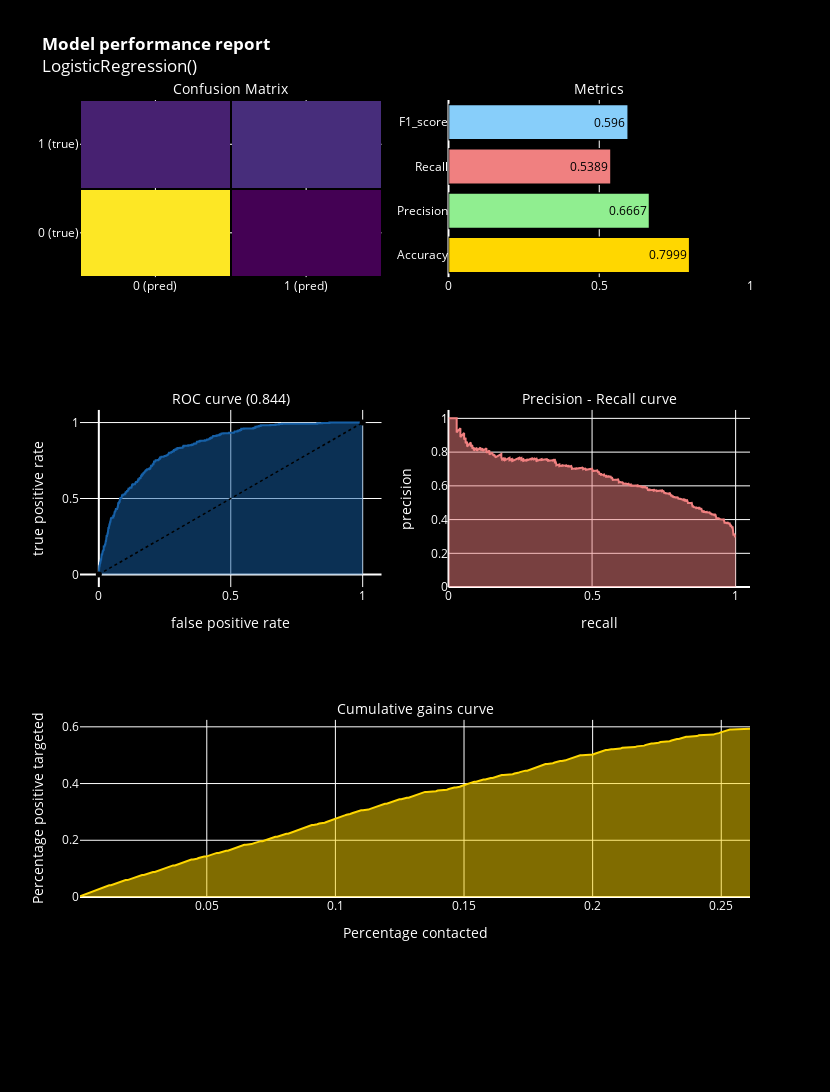

Here is the notebook cell this chart was saved with:
### Code cell
model_performance(model)

### Figure 1 — Plotly figure (JSON) as saved in the notebook; plotly's stock layout.template omitted (floating-point values rounded to 4 significant figures; data arrays with more than 128 entries replaced by an {"elided": "..."} marker saying what was removed)
{"data": [{"colorscale": [[0, "#440154"], [0.1111, "#482878"], [0.2222, "#3e4989"], [0.3333, "#31688e"], [0.4444, "#26828e"], [0.5556, "#1f9e89"], [0.6667, "#35b779"], [0.7778, "#6ece58"], [0.8889, "#b5de2b"], [1, "#fde725"]], "showscale": false, "type": "heatmap", "x": ["0 (pred)", "1 (pred)"], "xaxis": "x", "xgap": 2, "y": ["0 (true)", "1 (true)"], "yaxis": "y", "ygap": 2, "z": [[919, 104], [178, 208]]}, {"marker": {"color": ["gold", "lightgreen", "lightcoral", "lightskyblue"], "line": {"color": "#000000", "width": 1.5}}, "opacity": 1, "orientation": "h", "text": [0.7999, 0.6667, 0.5389, 0.596], "textfont": {"color": "black"}, "textposition": "auto", "type": "bar", "x": [0.7999, 0.6667, 0.5389, 0.596], "xaxis": "x2", "y": ["Accuracy", "Precision", "Recall", "F1_score"], "yaxis": "y2"}, {"fill": "tozeroy", "line": {"color": "rgb(22, 96, 167)", "width": 2}, "name": "Roc : 0.844", "type": "scatter", "x": {"elided": "401 float values"}, "xaxis": "x3", "y": {"elided": "401 float values"}, "yaxis": "y3"}, {"line": {"color": "black", "dash": "dot", "width": 1.5}, "type": "scatter", "x": [0, 1], "xaxis": "x3", "y": [0, 1], "yaxis": "y3"}, {"fill": "tozeroy", "line": {"color": "lightcoral", "width": 2}, "name": "Precision[0.3015625  0.30101642 0.30125196 ... 1.         1.         1.        ]", "type": "scatter", "x": {"elided": "1278 float values"}, "xaxis": "x4", "y": {"elided": "1278 float values"}, "yaxis": "y4"}, {"fill": "tozeroy", "line": {"color": "gold", "width": 2}, "type": "scatter", "x": {"elided": "368 float values"}, "xaxis": "x5", "y": {"elided": "1409 float values"}, "yaxis": "y5"}], "layout": {"annotations": [{"font": {"color": "white", "size": 14}, "showarrow": false, "text": "Confusion Matrix", "x": 0.225, "xanchor": "center", "xref": "paper", "y": 1, "yanchor": "bottom", "yref": "paper"}, {"font": {"color": "white", "size": 14}, "showarrow": false, "text": "Metrics", "x": 0.775, "xanchor": "center", "xref": "paper", "y": 1, "yanchor": "bottom", "yref": "paper"}, {"font": {"color": "white", "size": 14}, "showarrow": false, "text": "ROC curve (0.844)", "x": 0.225, "xanchor": "center", "xref": "paper", "y": 0.6111, "yanchor": "bottom", "yref": "paper"}, {"font": {"color": "white", "size": 14}, "showarrow": false, "text": "Precision - Recall curve", "x": 0.775, "xanchor": "center", "xref": "paper", "y": 0.6111, "yanchor": "bottom", "yref": "paper"}, {"font": {"color": "white", "size": 14}, "showarrow": false, "text": "Cumulative gains curve", "x": 0.5, "xanchor": "center", "xref": "paper", "y": 0.2222, "yanchor": "bottom", "yref": "paper"}], "autosize": false, "font": {"color": "white"}, "height": 1500, "margin": {"b": 195}, "paper_bgcolor": "black", "plot_bgcolor": "black", "showlegend": false, "title": {"text": "<b>Model performance report</b><br>LogisticRegression()"}, "width": 830, "xaxis": {"anchor": "y", "color": "white", "domain": [0, 0.45]}, "xaxis2": {"anchor": "y2", "color": "white", "domain": [0.55, 1], "range": [0, 1]}, "xaxis3": {"anchor": "y3", "color": "white", "domain": [0, 0.45], "title": {"text": "false positive rate"}}, "xaxis4": {"anchor": "y4", "color": "white", "domain": [0.55, 1], "range": [0, 1.05], "title": {"text": "recall"}}, "xaxis5": {"anchor": "y5", "color": "white", "domain": [0, 1], "title": {"text": "Percentage contacted"}}, "yaxis": {"anchor": "x", "color": "white", "domain": [0.7778, 1]}, "yaxis2": {"anchor": "x2", "color": "white", "domain": [0.7778, 1]}, "yaxis3": {"anchor": "x3", "color": "white", "domain": [0.3889, 0.6111], "title": {"text": "true positive rate"}}, "yaxis4": {"anchor": "x4", "color": "white", "domain": [0.3889, 0.6111], "range": [0, 1.05], "title": {"text": "precision"}}, "yaxis5": {"anchor": "x5", "color": "white", "domain": [0, 0.2222], "title": {"text": "Percentage positive targeted"}}}}
